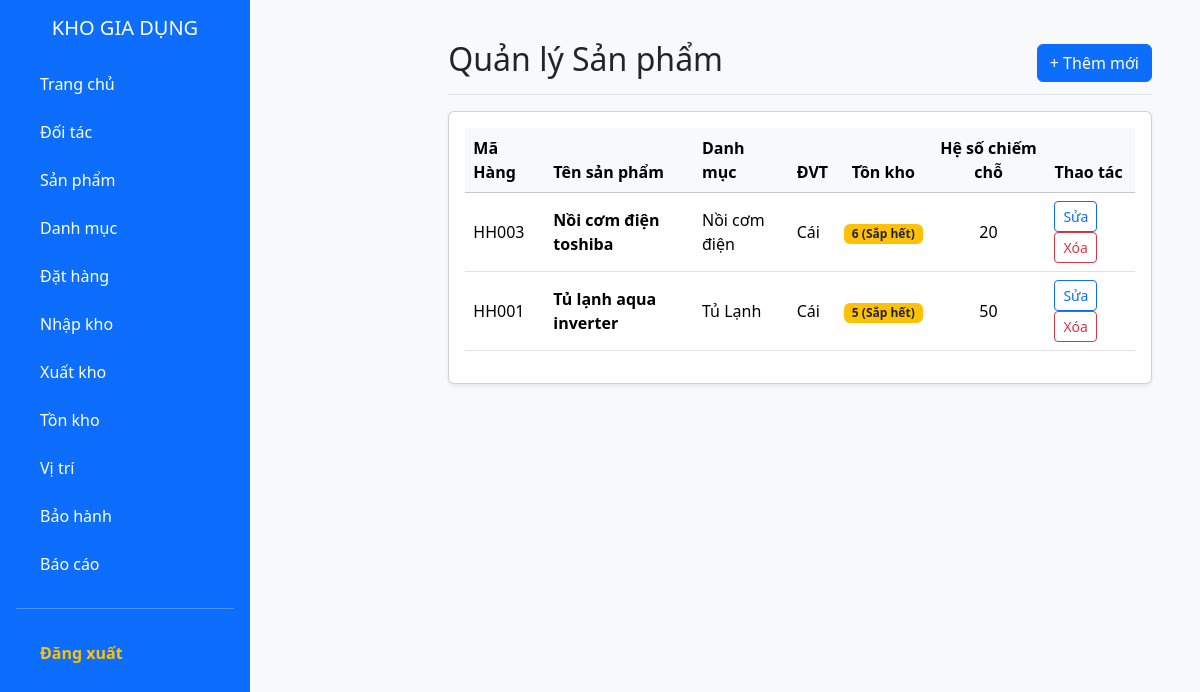
The page /public/product (signed in) on the database its author committed.
### tables this page shows
CREATE TABLE IF NOT EXISTS `hanghoa` (
  `maHH` varchar(20) NOT NULL,
  `tenHH` varchar(200) NOT NULL,
  `maDVT` varchar(10) NOT NULL,
  `maNCC` varchar(10) NOT NULL,
  `thuongHieu` varchar(100) DEFAULT NULL,
  `model` varchar(100) DEFAULT NULL,
  `moTa` varchar(300) DEFAULT NULL,
  `maDanhMuc` varchar(20) DEFAULT NULL,
  `loaiHang` enum('LO','SERIAL') DEFAULT 'LO',
  `heSoChiemCho` int DEFAULT '1',
  `thoiGianBaoHanh` int DEFAULT '12' COMMENT 'Thời gian bảo hành cho khách (Tháng)',
  PRIMARY KEY (`maHH`),
  KEY `fk_hanghoa_dvt` (`maDVT`),
  KEY `fk_hanghoa_ncc` (`maNCC`),
  KEY `fk_hanghoa_danhmuc` (`maDanhMuc`)
);

CREATE TABLE IF NOT EXISTS `danhmuc` (
  `maDanhMuc` varchar(20) NOT NULL,
  `tenDanhMuc` varchar(255) NOT NULL,
  PRIMARY KEY (`maDanhMuc`)
);

CREATE TABLE IF NOT EXISTS `donvitinh` (
  `maDVT` varchar(10) NOT NULL,
  `tenDVT` varchar(50) NOT NULL,
  PRIMARY KEY (`maDVT`)
);

### app/controllers/ProductController.php (called while the page is built, shortened)
<?php
class ProductController extends Controller {
    private $productModel;
    public function __construct() {
        $this->productModel = $this->model('ProductModel');
    }
    public function index() {
        $products = $this->productModel->getAll();
        $data = [
            'title' => 'Danh sách Hàng hóa',
            'products' => $products
        ];
        $this->view('products/index', $data);
    }
}
?>

### app/core/app.php (called while the page is built, shortened)
<?php
class App {
    protected $action = 'index';
    public function __construct() {
        $url = $this->parseUrl();
        if (isset($url[0])) {
            if (file_exists(APP_ROOT . '/controllers/' . ucfirst($url[0]) . 'Controller.php')) {
                unset($url[0]);
            }
        }
        $this->controller = new $this->controller;
        $this->params = $url ? array_values($url) : [];
        call_user_func_array([$this->controller, $this->action], $this->params);
    }
    public function parseUrl() {
        if (isset($_GET['url'])) {
            return explode('/', filter_var(rtrim($_GET['url'], '/'), FILTER_SANITIZE_URL));
        }
    }
}
?>

### public/index.php (called while the page is built, shortened)
<?php
require_once ROOT_PATH . '/app/core/Database.php';
require_once ROOT_PATH . '/app/core/Controller.php';
require_once ROOT_PATH . '/app/core/App.php';
$app = new App();
?>

### app/models/ProductModel.php (called while the page is built, shortened)
<?php
class ProductModel {
    private $conn;
    public function __construct() {
        $this->conn = Database::getInstance()->getConnection();
    }
    public function getAll() {
        $sql = "SELECT h.*, d.tenDanhMuc, n.tenNCC, dv.tenDVT,
                (
                    SELECT COALESCE(SUM(lvt.soLuong), 0)
                    FROM lo_hang_vi_tri lvt
                    JOIN lohang lh ON lvt.maLo = lh.maLo
                    WHERE lh.maHH = h.maHH
                ) as tongTon
                FROM hanghoa h
                LEFT JOIN danhmuc d ON h.maDanhMuc = d.maDanhMuc
                LEFT JOIN nhacungcap n ON h.maNCC = n.maNCC
                LEFT JOIN donvitinh dv ON h.maDVT = dv.maDVT
                ORDER BY h.tenHH ASC";
        $stmt = $this->conn->prepare($sql);
        $stmt->execute();
        return $stmt->fetchAll();
    }
}
?>

### app/core/Database.php (called while the page is built, shortened)
<?php
class Database {
    private static $instance = null;
    private $conn;
    private function __construct() {
        try {
            $dsn = "mysql:host=" . DB_HOST . ";dbname=" . DB_NAME . ";charset=utf8mb4";
            $this->conn = new PDO($dsn, DB_USER, DB_PASS);
            $this->conn->setAttribute(PDO::ATTR_ERRMODE, PDO::ERRMODE_EXCEPTION);
            $this->conn->setAttribute(PDO::ATTR_DEFAULT_FETCH_MODE, PDO::FETCH_ASSOC);
        } catch(PDOException $e) {
            die("Lỗi kết nối MySQL: " . $e->getMessage());
        }
    }
    public static function getInstance() {
        if (!self::$instance) {
            self::$instance = new Database();
        }
        return self::$instance;
    }
    public function getConnection() {
        return $this->conn;
    }
}
?>

### app/views/products/index.php (the view, shortened to what this page needs)
<?php require_once APP_ROOT . '/views/layouts/header.php'; ?>
<?php require_once APP_ROOT . '/views/layouts/sidebar.php'; ?>
<main class="col-md-9 ms-sm-auto col-lg-10 px-md-4">
    <div class="d-flex justify-content-between flex-wrap flex-md-nowrap align-items-center pt-3 pb-2 mb-3 border-bottom">
        <h1 class="h2">Quản lý Sản phẩm</h1>
        <a href="<?php echo BASE_URL; ?>/product/create" class="btn btn-primary">
            + Thêm mới
        </a>
    </div>
    <div class="card shadow-sm">
        <div class="card-body">
            <div class="table-responsive">
                <table class="table table-hover align-middle">
                    <thead class="table-light">
                        <tr>
                            <th>Mã Hàng</th>
                            <th>Tên sản phẩm</th>
                            <th>Danh mục</th>
                            <th>ĐVT</th>
                            <th class="text-center">Tồn kho</th>
                            <th class="text-center">Hệ số chiếm chỗ</th>
                            <th>Thao tác</th>
                        </tr>
                    </thead>
                    <tbody>
                        <?php if (!empty($data['products'])): ?>
                            <?php foreach ($data['products'] as $item): ?>
                            <tr>
                                <td><?php echo $item['maHH']; ?></td>
                                <td class="fw-bold"><?php echo $item['tenHH']; ?></td>
                                <td><?php echo $item['tenDanhMuc']; ?></td>
                                <td><?php echo $item['tenDVT']; ?></td>
                               <td class="text-center">
                                    <?php if($item['tongTon'] == 0): ?>
                                        <span class="badge bg-danger"> (Hết hàng)</span>
                                    <?php elseif($item['tongTon'] <= 10): ?>
                                        <span class="badge bg-warning text-dark">
                                            <?php echo number_format($item['tongTon']); ?> (Sắp hết)
                                        </span>
                                    <?php else: ?>
                                        <span class="badge bg-success">
                                            <?php echo number_format($item['tongTon']); ?>
                                        </span>
                                    <?php endif; ?>
                                </td>
                                <td class="text-center">
                                    <?php echo isset($item['heSoChiemCho']) ? $item['heSoChiemCho'] : '-'; ?>
                                </td>
                                <td>
                                    <a href="<?php echo BASE_URL; ?>/product/edit/<?php echo $item['maHH']; ?>" class="btn btn-sm btn-outline-primary">Sửa</a>
                                    <a href="<?php echo BASE_URL; ?>/product/delete/<?php echo $item['maHH']; ?>" class="btn btn-sm btn-outline-danger" onclick="return confirm('Bạn có chắc muốn xóa sản phẩm này?');">Xóa</a>
                                </td>
                            </tr>
                            <?php endforeach; ?>
                        <?php endif; ?>
                    </tbody>
                </table>
            </div>
        </div>
    </div>
</main>
<?php require_once APP_ROOT . '/views/layouts/footer.php'; ?>

### rows shown on the page
hanghoa: maHH "HH003", tenHH "Nồi cơm điện toshiba", maDanhMuc.tenDanhMuc "Nồi cơm điện", maDVT.tenDVT "Cái", tongTon "6", heSoChiemCho "20"
hanghoa: maHH "HH001", tenHH "Tủ lạnh aqua inverter", maDanhMuc.tenDanhMuc "Tủ Lạnh", maDVT.tenDVT "Cái", tongTon "5", heSoChiemCho "50"
